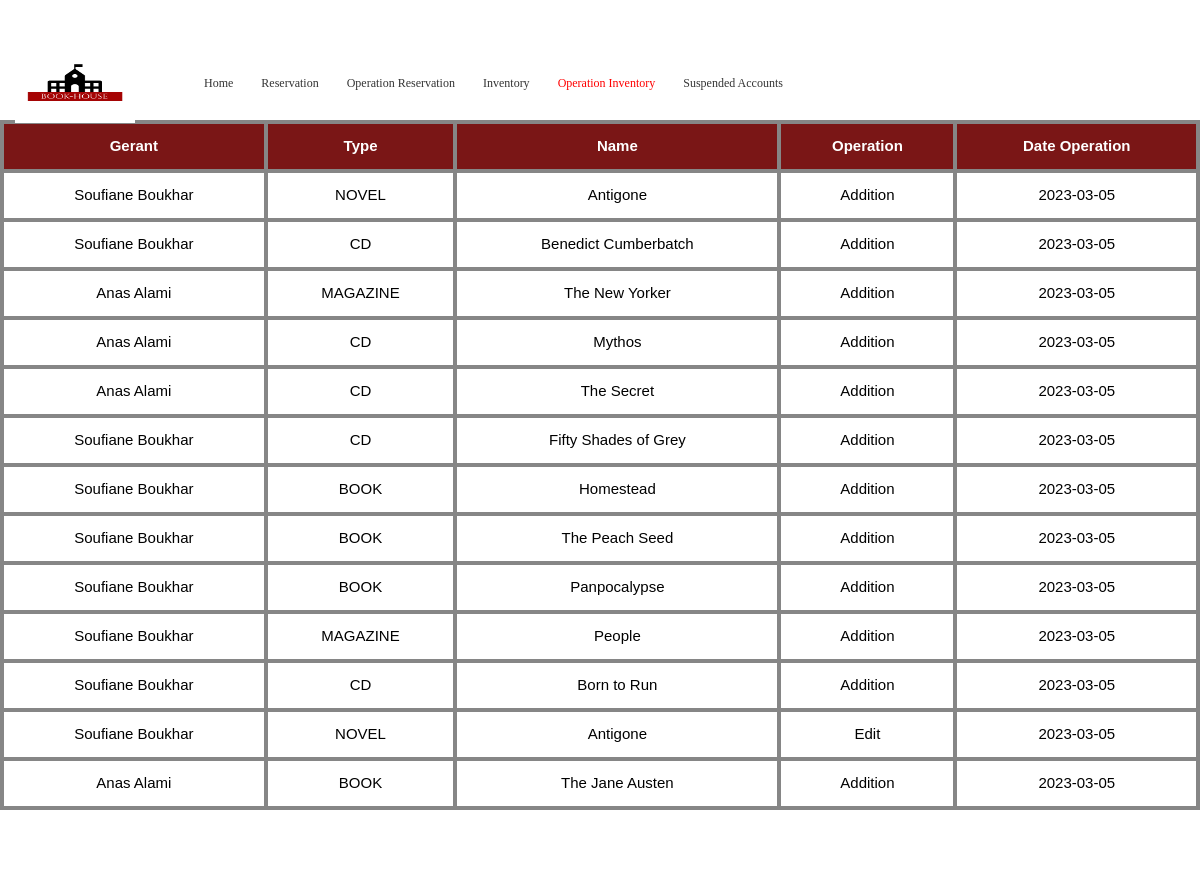
The page /gerant/Operation.php on the database its author committed.
### tables this page shows
CREATE TABLE `gestion` (
  `id_gestion` int(11) NOT NULL,
  `id_ouvrage` int(11) NOT NULL,
  `id_gerant` int(11) NOT NULL,
  `type_operation` varchar(50) NOT NULL,
  `date_operation` date NOT NULL
);

CREATE TABLE `gerant` (
  `id_gerant` int(11) NOT NULL,
  `first_name` varchar(50) NOT NULL,
  `last_name` varchar(50) NOT NULL,
  `email` varchar(30) NOT NULL,
  `password_system` varchar(350) NOT NULL,
  `password` varchar(1000) NOT NULL
);

CREATE TABLE `ouvrage` (
  `id_ouvrage` int(11) NOT NULL,
  `name_ouvrage` varchar(50) NOT NULL,
  `state_ouvrage` varchar(50) NOT NULL,
  `date_achat` date NOT NULL,
  `date_edition` date NOT NULL,
  `type_ouvrage` varchar(50) NOT NULL,
  `pages_ouvrage` int(11) NOT NULL,
  `image_main` varchar(1000) NOT NULL
);

### gerant/Operation.php (the view, shortened to what this page needs)
<!DOCTYPE html>
<html lang="en">
<head>
	<link rel="stylesheet" type="text/css" href="vendor/bootstrap/css/bootstrap.min.css">
	<link rel="stylesheet" type="text/css" href="fonts/font-awesome-4.7.0/css/font-awesome.min.css">
	<link rel="stylesheet" type="text/css" href="fonts/iconic/css/material-design-iconic-font.min.css">
	<link rel="stylesheet" type="text/css" href="fonts/linearicons-v1.0.0/icon-font.min.css">
	<link rel="stylesheet" type="text/css" href="vendor/animate/animate.css">
	<link rel="stylesheet" type="text/css" href="vendor/css-hamburgers/hamburgers.min.css">
	<link rel="stylesheet" type="text/css" href="vendor/animsition/css/animsition.min.css">
	<link rel="stylesheet" type="text/css" href="vendor/select2/select2.min.css">
	<link rel="stylesheet" type="text/css" href="vendor/daterangepicker/daterangepicker.css">
	<link rel="stylesheet" type="text/css" href="vendor/slick/slick.css">
	<link rel="stylesheet" type="text/css" href="vendor/MagnificPopup/magnific-popup.css">
	<link rel="stylesheet" type="text/css" href="vendor/perfect-scrollbar/perfect-scrollbar.css">
	<link rel="stylesheet" type="text/css" href="css/util.css">
	<link rel="stylesheet" type="text/css" href="css/main.css">
</head>
<body class="animsition">
	<header>
		<div class="container-menu-desktop">
			<div class="wrap-menu-desktop">
				<nav class="limiter-menu-desktop container">
					<a href="#" class="logo">
						<img width="120vw" height="200vh" src="images/logo.png" alt="IMG-LOGO">
					</a>
					<ul class="main-menu">
						<li>
							<a href="home.php">Home</a>
						</li>
						<li>
							<a href="reservation.php">Reservation</a>
						</li>
						<li>
							<a href="OperationReservation.php">Operation Reservation</a>
						</li>
						<li>
							<a href="Inventory.php">Inventory</a>
						</li>
						<li class="active-menu">
							<a href="">Operation Inventory</a>
						</li>
						<li>
							<a href="AccountBanned.php">Suspended Accounts</a>
						</li>
					</ul>
				</nav>
			</div>
		</div>
	</header>
	<table class="table container" style="margin-top: 10%;border: 2px solid #000;">
		<thead class="thead-dark" style="background-color: #7A1616;">
			<tr>
				<th style="color: #fff;border: 4px solid #868686;text-align: center;" scope="col">Gerant</th>
				<th style="color: #fff;border: 4px solid #868686;text-align: center;" scope="col">Type</th>
				<th style="color: #fff;border: 4px solid #868686;text-align: center;" scope="col">Name</th>
				<th style="color: #fff;border: 4px solid #868686;text-align: center;" scope="col">Operation</th>
				<th style="color: #fff;border: 4px solid #868686;text-align: center;" scope="col">Date Operation</th>
			</tr>
		</thead>
		<tbody>
			<?php
			$con = mysqli_connect('localhost', 'Root', '', 'library');
			$sql = "SELECT * FROM gestion";
			$result = mysqli_query($con, $sql);
			while ($row = mysqli_fetch_assoc($result)) {
				$id_gerant = $row["id_gerant"];
				$query = "SELECT first_name, last_name FROM gerant WHERE id_gerant='$id_gerant'";
				$results = mysqli_query($con, $query);
				$gerant = mysqli_fetch_assoc($results);
				$id_ouvrage = $row["id_ouvrage"];
				$sql_ouvrage = "SELECT name_ouvrage, type_ouvrage FROM ouvrage WHERE id_ouvrage ='$id_ouvrage'";
				$result_ouvrage = mysqli_query($con, $sql_ouvrage);
				$ouvrage = mysqli_fetch_assoc($result_ouvrage);
			?>
				<tr style="text-align: center;">
					<td style='color: #000;border: 4px solid #868686;'><?php echo $gerant['first_name'] . " " . $gerant['last_name']; ?></td>
					<td style="color: #000;border: 4px solid #868686;"><?php echo $ouvrage['type_ouvrage']; ?></td>
					<td style="color: #000;border: 4px solid #868686;"><?php echo $ouvrage['name_ouvrage']; ?></td>
					<td style="color: #000;border: 4px solid #868686;"><?php echo $row['type_operation']; ?></td>
					<td style="color: #000;border: 4px solid #868686;"><?php echo $row['date_operation']; ?></td>
				</tr>
			<?php
			}
			?>
		</tbody>
	</table>
	<div style="color: #fff;">lorem</div>
</body>
</html>

### gerant/css/main.css (style rules this page uses)
.container { max-width: 1380px; }
@media (max-width: 1600px) { .container { max-width: 1200px; } }
.container-menu-desktop { height: auto; width: 100%; position: relative; -webkit-transition: all 0.3s; -o-transition: all 0.3s; -moz-transition: all 0.3s; transition: all 0.3s; }
.wrap-menu-desktop { position: fixed; z-index: 1100; background-color: transparent; width: 100%; height: 84px; top: 40px; left: 0px; -webkit-transition: height 0.3s, background-color 0.3s; -o-transition: height 0.3s, background-color 0.3s; -moz-transition: height 0.3s, background-color 0.3s; transition: height 0.3s, background-color 0.3s; }
.limiter-menu-desktop { height: 100%; display: -webkit-box; display: -webkit-flex; display: -moz-box; display: -ms-flexbox; display: flex; align-items: center; background-color: transparent; }
.logo { display: -webkit-box; display: -webkit-flex; display: -moz-box; display: -ms-flexbox; display: flex; align-items: center; height: 65%; margin-right: 55px; }
.logo img { max-width: 150%; max-height: 150%; }
.main-menu { list-style-type: none; margin: 0; display: -webkit-box; display: -webkit-flex; display: -moz-box; display: -ms-flexbox; display: flex; align-items: center; }
.main-menu > li { display: block; position: relative; padding: 20px 10px 20px 0px; margin: 0px 4px 0px 14px; }
.main-menu > li > a { font-family: Poppins-Medium; font-size: 12px !important; color: #333; padding: 5px 0px; transition: all 0.4s; -webkit-transition: all 0.4s; -o-transition: all 0.4s; -moz-transition: all 0.4s; }
.main-menu > li.active-menu > a { color: red; }

### rows shown on the page
gestion: id_gerant.first_name "Soufiane", id_gerant.last_name "Boukhar", id_ouvrage.type_ouvrage "NOVEL", id_ouvrage.name_ouvrage "Antigone", type_operation "Addition", date_operation "2023-03-05"
gestion: id_gerant.first_name "Soufiane", id_gerant.last_name "Boukhar", id_ouvrage.type_ouvrage "CD", id_ouvrage.name_ouvrage "Benedict Cumberbatch", type_operation "Addition", date_operation "2023-03-05"
gestion: id_gerant.first_name "Anas", id_gerant.last_name "Alami", id_ouvrage.type_ouvrage "MAGAZINE", id_ouvrage.name_ouvrage "The New Yorker", type_operation "Addition", date_operation "2023-03-05"
gestion: id_gerant.first_name "Anas", id_gerant.last_name "Alami", id_ouvrage.type_ouvrage "CD", id_ouvrage.name_ouvrage "Mythos", type_operation "Addition", date_operation "2023-03-05"
gestion: id_gerant.first_name "Anas", id_gerant.last_name "Alami", id_ouvrage.type_ouvrage "CD", id_ouvrage.name_ouvrage "The Secret", type_operation "Addition", date_operation "2023-03-05"
gestion: id_gerant.first_name "Soufiane", id_gerant.last_name "Boukhar", id_ouvrage.type_ouvrage "CD", id_ouvrage.name_ouvrage "Fifty Shades of Grey", type_operation "Addition", date_operation "2023-03-05"
gestion: id_gerant.first_name "Soufiane", id_gerant.last_name "Boukhar", id_ouvrage.type_ouvrage "BOOK", id_ouvrage.name_ouvrage "Homestead", type_operation "Addition", date_operation "2023-03-05"
gestion: id_gerant.first_name "Soufiane", id_gerant.last_name "Boukhar", id_ouvrage.type_ouvrage "BOOK", id_ouvrage.name_ouvrage "The Peach Seed", type_operation "Addition", date_operation "2023-03-05"
gestion: id_gerant.first_name "Soufiane", id_gerant.last_name "Boukhar", id_ouvrage.type_ouvrage "BOOK", id_ouvrage.name_ouvrage "Panpocalypse", type_operation "Addition", date_operation "2023-03-05"
gestion: id_gerant.first_name "Soufiane", id_gerant.last_name "Boukhar", id_ouvrage.type_ouvrage "MAGAZINE", id_ouvrage.name_ouvrage "People", type_operation "Addition", date_operation "2023-03-05"
gestion: id_gerant.first_name "Soufiane", id_gerant.last_name "Boukhar", id_ouvrage.type_ouvrage "CD", id_ouvrage.name_ouvrage "Born to Run", type_operation "Addition", date_operation "2023-03-05"
gestion: id_gerant.first_name "Soufiane", id_gerant.last_name "Boukhar", id_ouvrage.type_ouvrage "NOVEL", id_ouvrage.name_ouvrage "Antigone", type_operation "Edit", date_operation "2023-03-05"
gestion: id_gerant.first_name "Anas", id_gerant.last_name "Alami", id_ouvrage.type_ouvrage "BOOK", id_ouvrage.name_ouvrage "The Jane Austen", type_operation "Addition", date_operation "2023-03-05"
